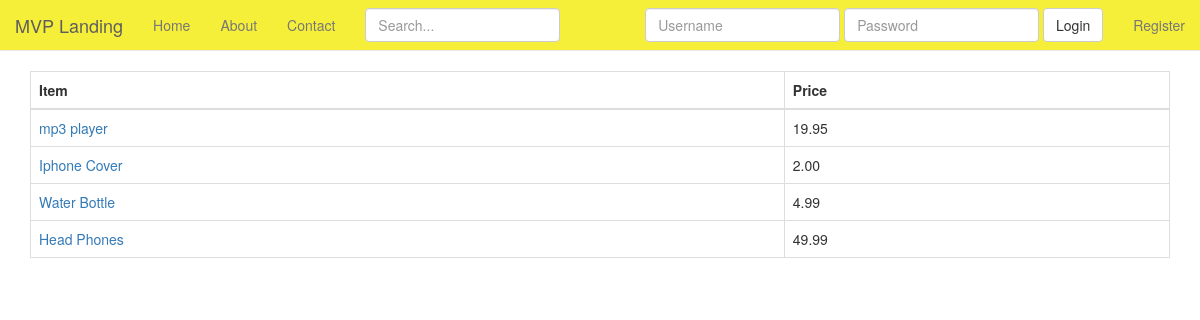
Page /product/ on the earlier database version.
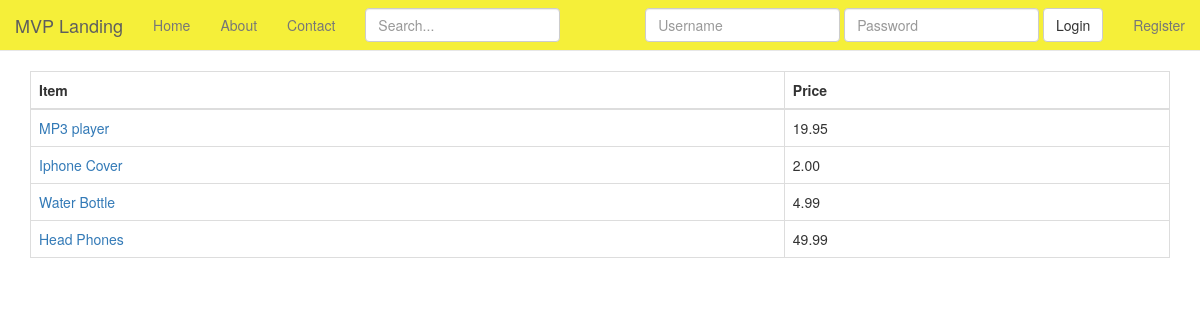
Same page on the later database version.
### products/models.py (models this page shows, shortened)
class Product(models.Model):
    title = models.CharField(max_length=120)
    description = models.TextField(blank=True, null=True)
    price = models.DecimalField(decimal_places=2, max_digits=20)
    active = models.BooleanField(default=True)
    objects = ProductManager()
    def get_absolute_url(self):
        return reverse('Product_Detail', kwargs={'pk': self.pk})

### products/views.py (the view, shortened to what this page needs)
class ProductViewList(ListView):
    model = Product
    queryset = Product.objects.all()
    def get_context_data(self, *args, **kwargs):
        context = super(ProductViewList, self).get_context_data(*args, **kwargs)
        context["now"] = timezone.now()
        context["query"] = self.request.GET.get("q")  # None
        return context
    def get_queryset(self, *args, **kwargs):
        qs = super(ProductViewList, self).get_queryset(*args, **kwargs)
        query = self.request.GET.get("q")
        print query
        return qs

### products/templates/products/product_list.html
{% extends 'base.html' %}
{% load staticfiles %}
{% block content %}
  <table class="table table-bordered">
    <thead>
      <tr>
        <th>Item</th>
        <th>Price</th>
      </tr>
    </thead>
    <tbody>
      {% for item in object_list %}
        <tr>
          <td><a href="{{ item.get_absolute_url }}">{{ item.title }}</a></td>
          <td>{{ item.price }}</td>
        </tr>
      {% endfor %}
    </tbody>
  </table>
{% endblock %}

Differences in the rows shown:
changed Product: title "mp3 player" → "MP3 player"
